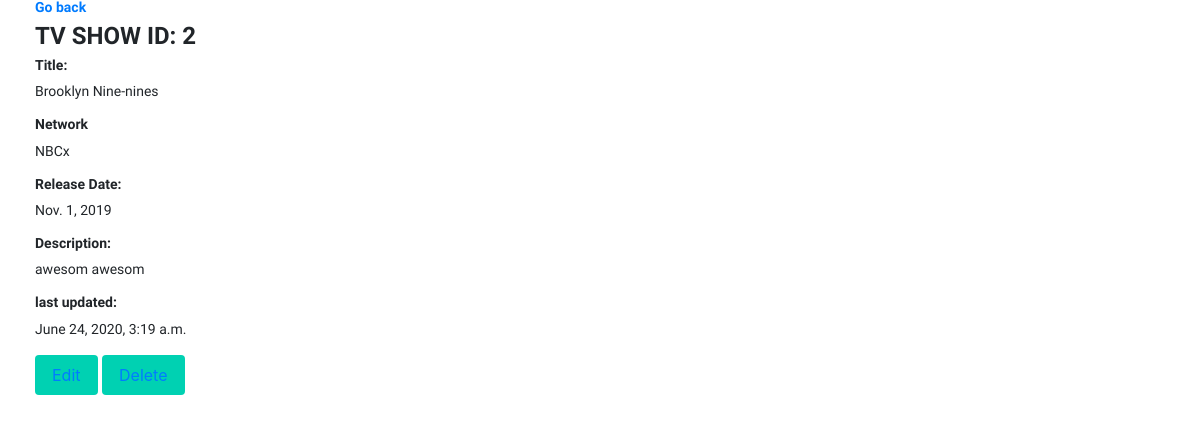
Page /shows/2 on the committed database.
### main/models.py (models this page shows)
class Show(models.Model): #created a new class show. inherting from class (object)
    title = models.CharField(max_length=64)
    network = models.CharField(max_length=64)
    release_date = models.DateField()
    description = models.TextField()
    created_at = models.DateTimeField(auto_now_add=True)
    updated_at = models.DateTimeField(auto_now=True)
    objects = Manager()

### main/views.py (the view)
# urls.py: path('shows/<int:id>', views.showShow),
def showShow(request, id):
    context = {
         'this_show' : Show.objects.get(id=id)
    }
    return render(request, "show_info.html", context)

### main/templates/show_info.html (shortened to what this page needs)
<!doctype html>
<html lang="en">
  <head>
    <link rel="stylesheet" href="https://cdn.jsdelivr.net/npm/bulma@0.9.0/css/bulma.min.css">
    <link rel="stylesheet" href="https://stackpath.bootstrapcdn.com/bootstrap/4.3.1/css/bootstrap.min.css">
  </head>
  <body>
    <div class="container">
      <h3><a href="/shows">Go back</a></h3>
      <h1 class="name">TV SHOW ID: {{ this_show.id }} </h1>
      <h3>Title: </h3>
      <p> {{ this_show.title  }}</p>
      <h3>Network</h3>
      <p>{{ this_show.network }}</p>
      <h3>Release Date: </h3>
      <p>{{ this_show.release_date}}</p>
      <h3>Description: </h3>
      <p> {{ this_show.description}}</p>
      <h3>last updated: </h3>
      <p> {{ this_show.updated_at}}</p>
      <button class="button is-primary"><a href="/shows/{{ this_show.id }}/edit">Edit</a></button>
      <button class="button is-primary"><a href="/shows/{{ this_show.id  }}/destroy">Delete</a></button>
    </div>
  </body>
</html>

### main/templates/show_info.html (style rules this page uses)
h1 { font-family: "Varela Round"; font-size: 24px; font-style: normal; font-variant: normal; font-weight: 700; line-height: 26.4px; }
h3 { font-family: "Varela Round"; font-size: 14px; font-style: normal; font-variant: normal; font-weight: 700; line-height: 15.4px; }
p { font-family: "Varela Round"; font-size: 14px; font-style: normal; font-variant: normal; font-weight: 400; line-height: 20px; }
.container { margin-left: 20px; }

### rows in the picture
Show: id "2", title "Brooklyn Nine-nines", network "NBCx", release_date "Nov. 1, 2019", description "awesom awesom", updated_at "June 24, 2020, 3:19 a.m."
